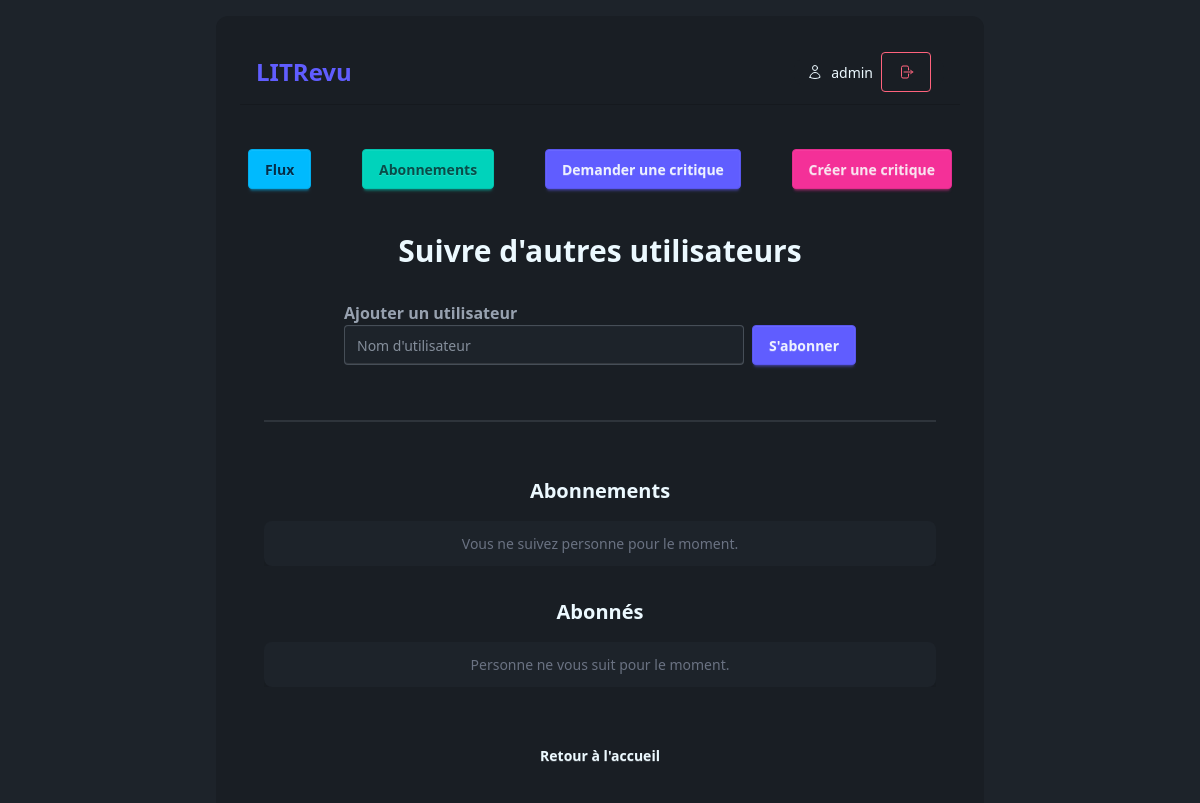
Before: /follows/ (signed in) with the older database file.
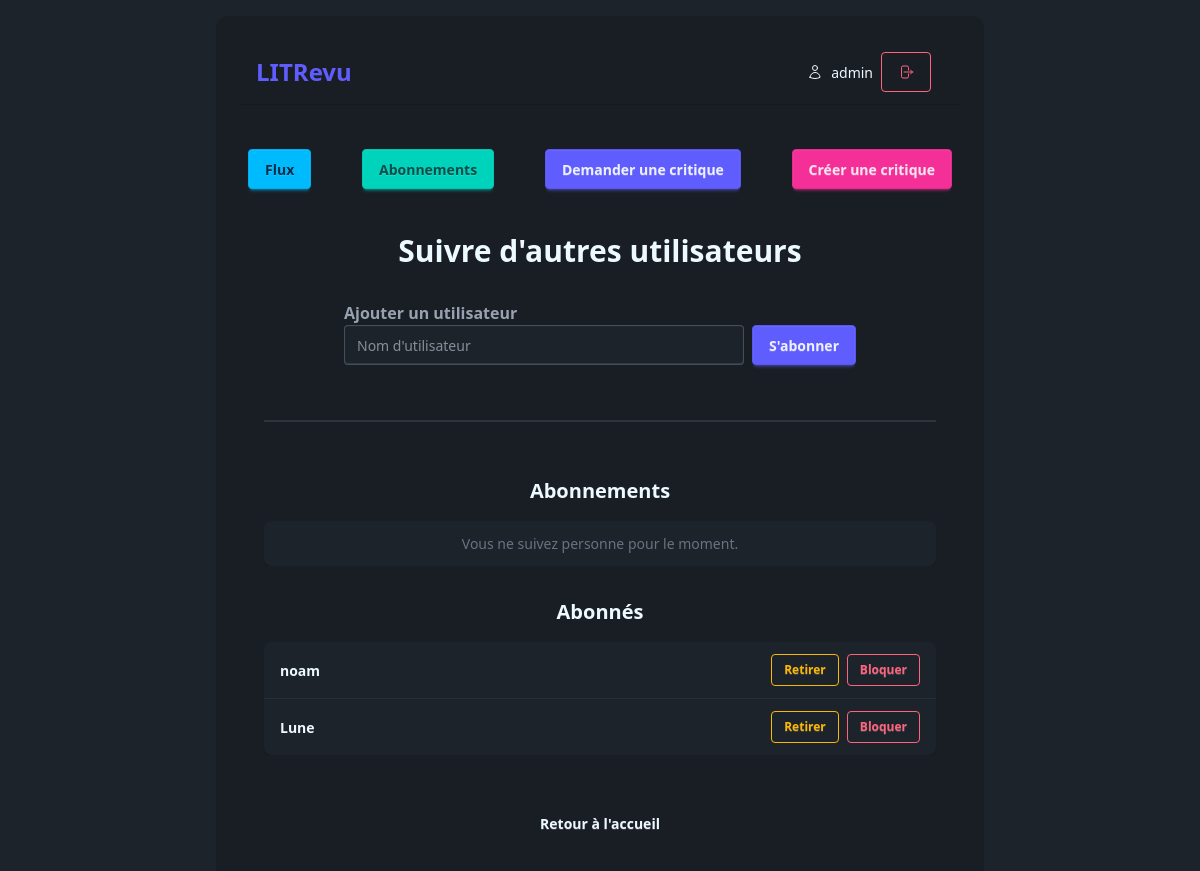
After: the same page with the newer database file.
### follows/models.py (models this page shows)
class UserFollows(models.Model):
    user = models.ForeignKey(
        to=settings.AUTH_USER_MODEL, on_delete=models.CASCADE, related_name="following"
    )
    followed_user = models.ForeignKey(
        to=settings.AUTH_USER_MODEL,
        on_delete=models.CASCADE,
        related_name="followed_by",
    )
    class Meta:
        constraints = [
            models.UniqueConstraint(
                fields=["user", "followed_user"], name="unique_user_follow"
            )
        ]

### authentication/models.py (models this page shows)
class User(AbstractUser):
    pass

### follows/views.py (the view)
# urls.py: path('', views.follow_users, name='follow_users'),
@login_required
def follow_users(request):
    if request.method == "POST":
        form = FollowUserForm(request.POST)
        if form.is_valid():
            username = form.cleaned_data["username"]
            try:
                user_to_follow = User.objects.get(username=username)
                if user_to_follow == request.user:
                    messages.error(request, "Vous ne pouvez pas vous suivre vous-même.")
                elif UserBlocks.objects.filter(
                    user=user_to_follow, blocked_user=request.user
                ).exists():
                    messages.error(
                        request,
                        "Vous ne pouvez pas suivre cet utilisateur (vous avez été bloqué).",
                    )
                elif UserFollows.objects.filter(
                    user=request.user, followed_user=user_to_follow
                ).exists():
                    messages.warning(request, f"Vous suivez déjà {username}.")
                else:
                    UserFollows.objects.create(
                        user=request.user, followed_user=user_to_follow
                    )
                    messages.success(request, f"Vous suivez maintenant {username}.")
            except User.DoesNotExist:
                messages.error(request, "Cet utilisateur n'existe pas.")
            return redirect("follow_users")
    else:
        form = FollowUserForm()
    following = UserFollows.objects.filter(user=request.user)
    followers = UserFollows.objects.filter(followed_user=request.user)
    blocked_users = UserBlocks.objects.filter(user=request.user)
    return render(
        request,
        "follows/follow_users.html",
        {
            "form": form,
            "following": following,
            "followers": followers,
            "blocked_users": blocked_users,
        },
    )

### follows/forms.py (shortened to what this page needs)
class FollowUserForm(forms.Form):
    username = forms.CharField(
        label="Nom d'utilisateur",
        max_length=150,
        widget=forms.TextInput(
            attrs={
                "placeholder": "Nom d'utilisateur",
                "class": "input input-bordered w-full",
                "autocomplete": "off",
            }
        ),
    )

### follows/templates/follows/follow_users.html (shortened to what this page needs)
{% extends "base.html" %}
{% block content %}
<div class="flex flex-col items-center w-full p-6 gap-8">
    <h2 class="text-3xl font-bold text-center">Suivre d'autres utilisateurs</h2>
    <div class="w-full max-w-lg">
        <form method="post" class="flex w-full flex-col">
            <div class="flex gap-2 items-end">
                <div class="form-control w-full relative">
                    <label class="label">
                        <span class="label-text font-bold">Ajouter un utilisateur</span>
                    </label>
                    {{ form.username }}
                </div>
                <button type="submit" class="btn btn-primary">S'abonner</button>
            </div>
        </form>
    </div>
    <div class="divider"></div>
    <div class="w-full max-w-2xl">
        <h3 class="text-xl font-bold mb-4 text-center">Abonnements</h3>
        <div class="overflow-x-auto">
            <table class="table w-full bg-base-100 shadow-xl rounded-box">
                <tbody>
                    {% for follow in following %}
                    <tr class="hover">
                        <td class="font-bold">{{ follow.followed_user.username }}</td>
                        <td class="text-right flex gap-2 justify-end">
                            <form method="post" action="{% url 'unfollow_user' follow.followed_user.id %}">
                                {% csrf_token %}
                                <button type="submit" class="btn btn-sm btn-outline btn-warning">Désabonner</button>
                            </form>
                            <form method="post" action="{% url 'block_user' follow.followed_user.id %}"
                                onsubmit="return confirm('Voulez-vous vraiment bloquer cet utilisateur ?');">
                                {% csrf_token %}
                                <button type="submit" class="btn btn-sm btn-outline btn-error">Bloquer</button>
                            </form>
                        </td>
                    </tr>
                    {% empty %}
                    <tr>
                        <td colspan="2" class="text-center text-gray-500">Vous ne suivez personne pour le moment.</td>
                    </tr>
                    {% endfor %}
                </tbody>
            </table>
        </div>
    </div>
    <div class="w-full max-w-2xl">
        <h3 class="text-xl font-bold mb-4 text-center">Abonnés</h3>
        <div class="overflow-x-auto">
            <table class="table w-full bg-base-100 shadow-xl rounded-box">
                <tbody>
                    {% for follow in followers %}
                    <tr class="hover">
                        <td class="font-bold">{{ follow.user.username }}</td>
                        <td class="text-right flex gap-2 justify-end">
                            <form method="post" action="{% url 'remove_follower' follow.user.id %}"
                                onsubmit="return confirm('Voulez-vous vraiment retirer cet abonné ?');">
                                <button type="submit" class="btn btn-sm btn-outline btn-warning">Retirer</button>
                            </form>
                            <form method="post" action="{% url 'block_user' follow.user.id %}"
                                onsubmit="return confirm('Voulez-vous vraiment bloquer cet utilisateur ?');">
                                <button type="submit" class="btn btn-sm btn-outline btn-error">Bloquer</button>
                            </form>
                        </td>
                    </tr>
                    {% empty %}
                    <tr>
                        <td class="text-center text-gray-500">Personne ne vous suit pour le moment.</td>
                    </tr>
                    {% endfor %}
                </tbody>
            </table>
        </div>
    </div>
    <div class="mt-4">
        <a href="{% url 'home' %}" class="btn btn-ghost">Retour à l'accueil</a>
    </div>
</div>
{% endblock %}

Changed rows visible on the page:
added UserFollows: user.username "noam"
added UserFollows: user.username "Lune"
Other visible differences:
text no longer shown: "Personne ne vous suit pour le moment."
